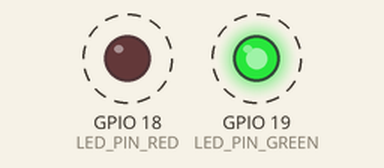
This program was run on a simulated ESP32. On the bench: output pins drawn as LEDs (lit = HIGH). Dashed ring = blinking.

Above: at 0.5 s.
Timing chart, 0 to 4.6 s (numbered marks = the images above):
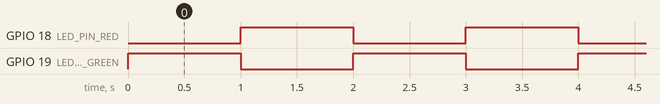

The program:

main.cpp
```cpp
#include <Arduino.h>

#define BUTTON_PIN    2  // Pin của nút
#define LED_PIN_RED   18   // Pin của đèn
#define LED_PIN_GREEN 19

int count_press = 0;
int reading_button = 0;
int lastButtonState = 0;  // Trạng thái trước đó của nút (0 hoặc 1)

void Handle_push_button();
void Read_Button();
void Led_Red();
void Led_Green();

void setup() {
  Serial.begin(115200);
  pinMode(BUTTON_PIN, INPUT);
  pinMode(LED_PIN_GREEN, OUTPUT);
  pinMode(LED_PIN_RED, OUTPUT);
}

void loop()
{
  Led_Red();
  delay(1000);
  Led_Green();
  delay(1000);
}

void Led_Red()
{
  digitalWrite(LED_PIN_RED, 0);
  digitalWrite(LED_PIN_GREEN, 1);
}

void Led_Green()
{
  digitalWrite(LED_PIN_RED, 1);
  digitalWrite(LED_PIN_GREEN, 0);
}

// void Handle_push_button()
// {
//   if(count_press%2 != 0)
//   {
//     digitalWrite(LED_PIN, 1);
//   }
//   else
//   {
//     digitalWrite(LED_PIN, 0);
//   }
//   if(count_press == 100)
//   {
//     count_press = 0;
//   }
// }

// void Read_Button()
// {
//   reading_button = digitalRead(BUTTON_PIN);
//   // Nếu trạng thái của nút thay đổi
//   if (reading_button != lastButtonState)
//   {
//     // Chờ một khoảng thời gian ngắn để chống nhiễu
//     delay(50);
//     // Đọc lại trạng thái của nút
//     reading_button = digitalRead(BUTTON_PIN);
//     // Nếu trạng thái của nút thay đổi một lần nữa
//     if (reading_button != lastButtonState)
//     {
//       // Cập nhật trạng thái của nút
//       lastButtonState = reading_button;

//       if (lastButtonState == HIGH) // Nếu nút được nhấn
//       {
//         count_press++;
//       }
//     }
//   }
//   lastButtonState = reading_button;  // Lưu trạng thái của nút
// }
```

Measured:
- by itself, GPIO 18 (LED_PIN_RED), GPIO 19 (LED_PIN_GREEN): alternates HIGH for 1.0 s and LOW for 1.0 s
